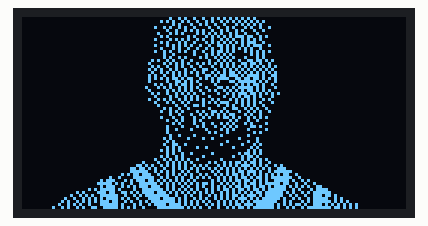
The program below on a simulated ESP32 board running MicroPython. Shown: 128×64 one-colour display. Library files of the repository ran but are not shown: ssd1306.py. At 0.2 s the program stops and its outputs stay as they are.

Above: at 0.2 s.

The program:

main.py
```python
"""ESP32-S3 entry point: show a pasted 128x64 photo on an SSD1306 OLED."""

from machine import I2C, Pin
import framebuf
import ssd1306

WIDTH = 128
HEIGHT = 64

# --- GENERATED PHOTO BITMAP ---
# Replace the empty assignment with the complete BITMAP assignment from
# output/photo_bitmap.py. Keep the generated code inside these comment markers.
BITMAP = bytearray((
    0, 0, 0, 0, 0, 0, 0, 0, 0, 0, 0, 0, 0, 0, 0, 0,
    0, 0, 0, 0, 0, 0, 0, 0, 0, 0, 0, 0, 0, 0, 0, 0,
    0, 0, 0, 0, 0, 0, 0, 0, 0, 0, 0, 0, 136, 32, 66, 8,
    82, 169, 6, 176, 13, 162, 25, 194, 20, 73, 178, 4, 177, 70, 40, 211,
    36, 73, 178, 69, 154, 97, 138, 117, 66, 213, 42, 197, 74, 149, 34, 204,
    18, 64, 8, 0, 0, 0, 0, 0, 0, 0, 0, 0, 0, 0, 0, 0,
    0, 0, 0, 0, 0, 0, 0, 0, 0, 0, 0, 0, 0, 0, 0, 0,
    0, 0, 0, 0, 0, 0, 0, 0, 0, 0, 0, 0, 0, 0, 0, 0,
    0, 0, 0, 0, 0, 0, 0, 0, 0, 0, 0, 0, 0, 0, 0, 0,
    0, 0, 0, 0, 0, 0, 0, 0, 0, 0, 0, 0, 0, 0, 0, 0,
    0, 0, 0, 0, 0, 0, 0, 0, 0, 0, 128, 64, 10, 64, 5, 184,
    67, 168, 86, 128, 47, 192, 43, 132, 66, 25, 132, 34, 136, 53, 194, 29,
    160, 91, 174, 81, 174, 81, 174, 1, 68, 131, 172, 67, 221, 131, 122, 198,
    57, 64, 138, 64, 0, 0, 0, 0, 0, 0, 0, 0, 0, 0, 0, 0,
    0, 0, 0, 0, 0, 0, 0, 0, 0, 0, 0, 0, 0, 0, 0, 0,
    0, 0, 0, 0, 0, 0, 0, 0, 0, 0, 0, 0, 0, 0, 0, 0,
    0, 0, 0, 0, 0, 0, 0, 0, 0, 0, 0, 0, 0, 0, 0, 0,
    0, 0, 0, 0, 0, 0, 0, 0, 0, 0, 0, 0, 0, 0, 0, 0,
    0, 0, 0, 0, 0, 0, 0, 0, 0, 128, 58, 5, 90, 129, 86, 136,
    53, 194, 28, 115, 172, 81, 238, 16, 245, 2, 172, 81, 6, 154, 8, 53,
    74, 180, 153, 30, 145, 46, 173, 90, 181, 234, 181, 250, 173, 122, 221, 34,
    221, 34, 21, 74, 189, 0, 0, 0, 0, 0, 0, 0, 0, 0, 0, 0,
    0, 0, 0, 0, 0, 0, 0, 0, 0, 0, 0, 0, 0, 0, 0, 0,
    0, 0, 0, 0, 0, 0, 0, 0, 0, 0, 0, 0, 0, 0, 0, 0,
    0, 0, 0, 0, 0, 0, 0, 0, 0, 0, 0, 0, 0, 0, 0, 0,
    0, 0, 0, 0, 0, 0, 0, 0, 0, 0, 0, 0, 0, 0, 0, 0,
    0, 0, 0, 0, 0, 0, 0, 0, 0, 0, 9, 2, 20, 42, 128, 72,
    19, 204, 17, 166, 73, 146, 45, 82, 13, 34, 172, 1, 186, 0, 85, 136,
    145, 42, 144, 85, 178, 9, 102, 89, 134, 59, 70, 189, 67, 190, 65, 150,
    41, 66, 137, 22, 0, 2, 0, 0, 0, 0, 0, 0, 0, 0, 0, 0,
    0, 0, 0, 0, 0, 0, 0, 0, 0, 0, 0, 0, 0, 0, 0, 0,
    0, 0, 0, 0, 0, 0, 0, 0, 0, 0, 0, 0, 0, 0, 0, 0,
    0, 0, 0, 0, 0, 0, 0, 0, 0, 0, 0, 0, 0, 0, 0, 0,
    0, 0, 0, 0, 0, 0, 0, 0, 0, 0, 0, 0, 0, 0, 0, 0,
    0, 0, 0, 0, 0, 0, 0, 0, 0, 0, 0, 0, 0, 0, 2, 0,
    116, 129, 10, 36, 137, 22, 0, 0, 33, 142, 16, 5, 26, 33, 66, 9,
    80, 3, 168, 19, 106, 21, 43, 20, 2, 0, 9, 166, 25, 82, 4, 83,
    0, 42, 0, 0, 0, 0, 0, 0, 0, 0, 0, 0, 0, 0, 0, 0,
    0, 0, 0, 0, 0, 0, 0, 0, 0, 0, 0, 0, 0, 0, 0, 0,
    0, 0, 0, 0, 0, 0, 0, 0, 0, 0, 0, 0, 0, 0, 0, 0,
    0, 0, 0, 0, 0, 0, 0, 0, 0, 0, 0, 0, 0, 0, 0, 0,
    0, 0, 0, 0, 0, 0, 0, 0, 0, 0, 0, 0, 0, 0, 0, 0,
    0, 0, 0, 0, 0, 0, 0, 0, 0, 0, 0, 0, 128, 0, 80, 133,
    122, 129, 62, 196, 24, 224, 4, 129, 32, 0, 136, 0, 65, 8, 0, 33,
    0, 0, 132, 0, 2, 0, 72, 0, 33, 196, 32, 242, 72, 180, 75, 180,
    0, 128, 0, 0, 0, 0, 0, 0, 0, 0, 0, 0, 0, 0, 0, 0,
    0, 0, 0, 0, 0, 0, 0, 0, 0, 0, 0, 0, 0, 0, 0, 0,
    0, 0, 0, 0, 0, 0, 0, 0, 0, 0, 0, 0, 0, 0, 0, 0,
    0, 0, 0, 0, 0, 0, 0, 0, 0, 0, 0, 0, 0, 0, 0, 0,
    0, 0, 0, 0, 0, 0, 0, 0, 0, 128, 192, 128, 192, 224, 64, 128,
    32, 144, 64, 16, 204, 60, 122, 238, 253, 186, 244, 226, 140, 81, 170, 68,
    187, 64, 159, 96, 151, 104, 151, 72, 181, 66, 172, 18, 164, 146, 37, 200,
    21, 106, 148, 99, 156, 99, 156, 115, 205, 58, 231, 90, 173, 219, 36, 251,
    4, 242, 141, 176, 234, 252, 110, 252, 248, 40, 64, 144, 32, 64, 128, 64,
    0, 128, 0, 0, 0, 0, 0, 0, 0, 0, 0, 0, 0, 0, 0, 0,
    0, 0, 0, 0, 0, 0, 0, 0, 0, 0, 0, 0, 0, 0, 0, 0,
    0, 0, 0, 0, 0, 0, 0, 0, 0, 0, 128, 0, 64, 160, 16, 224,
    8, 80, 164, 72, 180, 8, 114, 136, 178, 4, 127, 238, 251, 223, 255, 248,
    2, 213, 44, 145, 36, 203, 20, 105, 135, 47, 94, 63, 123, 255, 238, 252,
    187, 244, 243, 204, 242, 133, 122, 133, 106, 148, 99, 156, 33, 86, 168, 71,
    24, 227, 28, 99, 158, 97, 158, 105, 215, 186, 85, 235, 92, 171, 246, 237,
    243, 252, 255, 254, 63, 223, 15, 115, 132, 105, 150, 73, 82, 165, 72, 181,
    130, 252, 255, 255, 182, 254, 172, 64, 184, 192, 48, 192, 32, 192, 0, 192,
    0, 0, 0, 0, 0, 0, 0, 0, 0, 0, 0, 0, 0, 0, 0, 0
))


if len(BITMAP) != WIDTH * HEIGHT // 8:
    raise ValueError("Paste the generated 1,024-byte BITMAP into the marked section in main.py.")

# Adjust these settings to match your ESP32-S3 wiring and OLED address.
OLED_SCL_PIN = 9
OLED_SDA_PIN = 8
OLED_I2C_BUS = 0
OLED_ADDRESS = 0x3C

i2c = I2C(OLED_I2C_BUS, scl=Pin(OLED_SCL_PIN), sda=Pin(OLED_SDA_PIN), freq=100_000)
oled = ssd1306.SSD1306_I2C(WIDTH, HEIGHT, i2c, addr=OLED_ADDRESS)
photo = framebuf.FrameBuffer(BITMAP, WIDTH, HEIGHT, framebuf.MONO_VLSB)
oled.fill(0)
oled.blit(photo, 0, 0)
oled.show()
```
